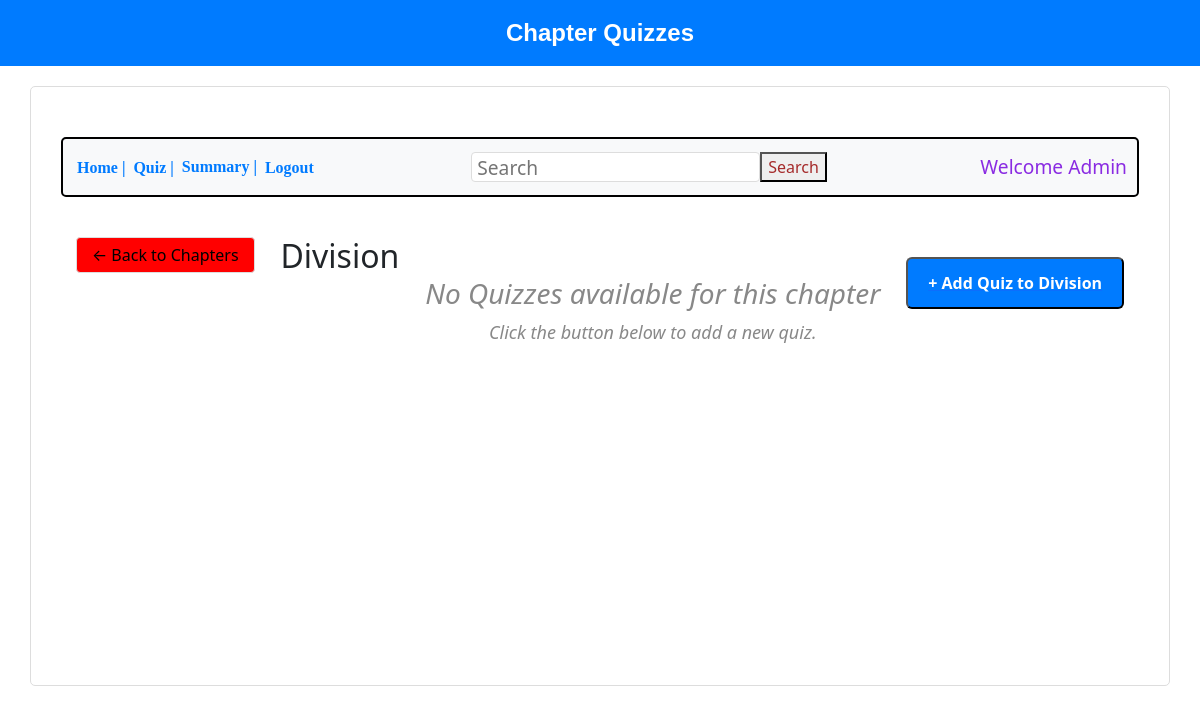
/show_quiz/1/3, run on an earlier commit of the app's database.
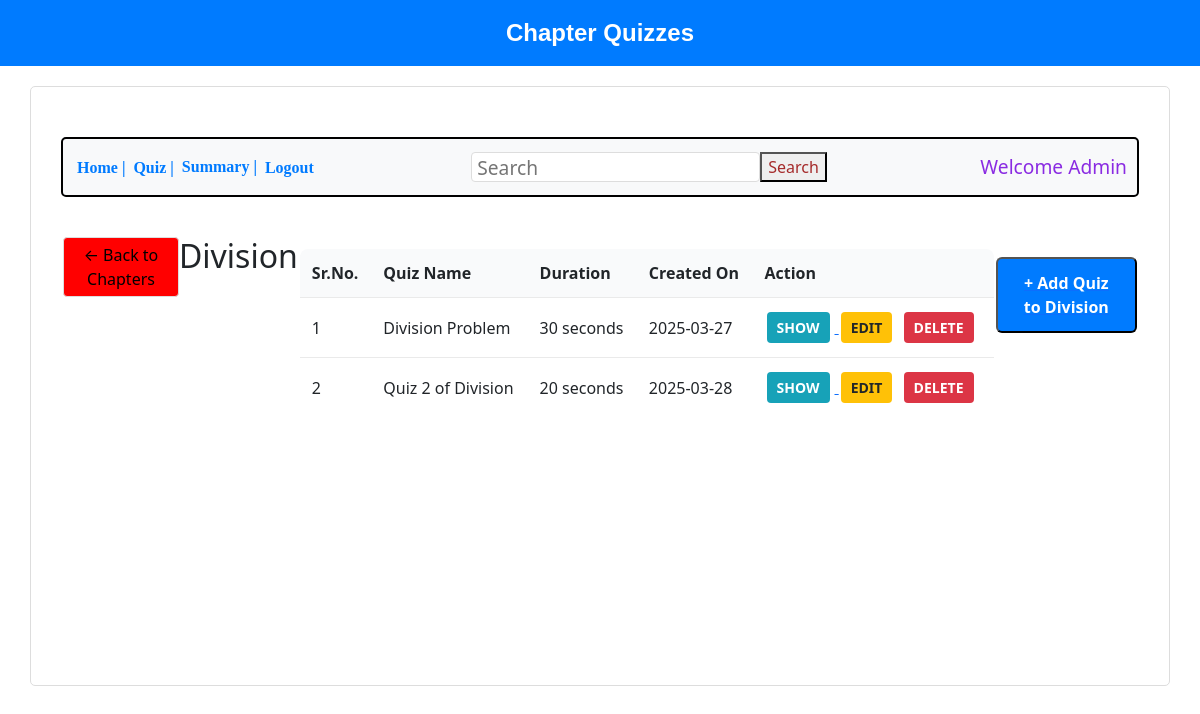
And on a later commit of the database.
### backend/models.py (models this page shows, shortened)
class Quiz(db.Model):
    __tablename__ = "quizzes"
    id = db.Column(db.Integer, primary_key=True)
    title = db.Column(db.String, nullable=False)
    subject_id = db.Column(db.Integer, db.ForeignKey("subjects.id"), nullable=False)
    chapter_id = db.Column(db.Integer, db.ForeignKey("chapters.id"), nullable=False)
    duration = db.Column(db.String, nullable=False)  # Store as string (e.g., "00:10")
    created_by_id = db.Column(db.Integer, db.ForeignKey("user_info.id"), nullable=False)
    is_active = db.Column(db.Boolean, default=True)
    created_at = db.Column(db.String, nullable=False, default=datetime.now().strftime("%Y-%m-%d"))
    subject = db.relationship("Subject", backref="quizzes")
    chapter = db.relationship("Chapter", backref="quizzes")
    created_by = db.relationship("User", backref="quizzes_created")

### backend/controllers.py (the view)
@app.route("/show_quiz/<int:subject_id>/<int:chapter_id>")
def show_quizzes(subject_id, chapter_id):
    subject = Subject.query.get_or_404(subject_id)
    chapter = Chapter.query.get_or_404(chapter_id)
    email = request.args.get('email')
    user = User.query.filter_by(email=email).first()
    name = user.full_name if user else "Admin"
    quizzes = Quiz.query.filter_by(chapter_id=chapter_id).all()
    return render_template("show_quiz.html", subject=subject, chapter=chapter, quizzes=quizzes, name=name)

### templates/show_quiz.html (shortened to what this page needs)
<!DOCTYPE html>
<html lang="en">
<head>
    <link rel="stylesheet" href="/static/style.css">
    <link rel="stylesheet" href="https://cdnjs.cloudflare.com/ajax/libs/bootstrap/5.3.2/css/bootstrap.min.css">
</head>
<body>
    <div class="header2">Chapter Quizzes</div>
    <div class="bordertime">
        <div class="button-container">
            <a href="/admin_dash"><button class="nav-button">Home |</button></a>
            <a href="/quiz-mgmt"><button class="nav-button">Quiz |</button></a>
            <button class="nav-button">Summary |</button>
            <a href="/login"><button class="nav-button">Logout</button></a>
            <input class="search" type="search" placeholder="Search">
            <button class="searching">Search</button>
            <h4 class="text">Welcome {{ name }}</h4>
        </div>
        <div class="container">
            <a href="{{ url_for('show_chapters', subject_id=subject.id) }}">
                <button class="back-btn">← Back to Chapters</button>
            </a>
            <h2>{{ chapter.name }}</h2>
            {% if quizzes %}
            <table class="quiz-table">
                <thead>
                    <tr>
                        <th>Sr.No.</th>
                        <th>Quiz Name</th>
                        <th>Duration</th>
                        <th>Created On</th>
                        <th>Action</th>
                    </tr>
                </thead>
                <tbody>
                    {% for quiz in quizzes %}
                    <tr>
                        <td>{{ loop.index }}</td>
                        <td>{{ quiz.title }}</td>
                        <td>{{ quiz.duration }} seconds</td>
                        <td>{{ quiz.created_at }}</td>
                        <td>
                            <a href="{{ url_for('manage_questions', quiz_id=quiz.id) }}">
                                <button class="action-btn view-btn">SHOW</button>
                            </a>
                            <button class="action-btn edit-btn" data-bs-toggle="modal"
                                data-bs-target="#editQuizModal"
                                data-quiz-id="{{ quiz.id }}" data-quiz-title="{{ quiz.title }}"
                                data-quiz-duration="{{ quiz.duration }}"
                                data-quiz-active="{{ 'True' if quiz.is_active else 'False' }}">
                                EDIT
                            </button>
                            <a href="{{ url_for('delete_quiz', quiz_id=quiz.id) }}"
                                onclick="return confirm('Are you sure?')">
                                <button class="action-btn delete-btn">DELETE</button>
                            </a>
                        </td>
                    </tr>
                    {% endfor %}
                </tbody>
            </table>
            {% else %}
            <div class="no-quizzes">
                <h3>No Quizzes available for this chapter</h3>
                <p>Click the button below to add a new quiz.</p>
            </div>
            {% endif %}
            <a href="{{ url_for('new_quiz', subject_id=subject.id, chapter_id=chapter.id) }}">
                <button class="add-quiz-btn">+ Add Quiz to {{ chapter.name }}</button>
            </a>
        </div>
    </div>
</body>
</html>

What changed in the data, as far as the page shows it:
added Quiz: title "Division Problem", duration "30", created_at "2025-03-27"
added Quiz: title "Quiz 2 of Division", duration "20", created_at "2025-03-28"
Also different on the page:
text no longer shown: "No Quizzes available for this chapter Click the button below to add a new quiz."
text now shown: "Sr.No. Quiz Name Duration Created On Action"
